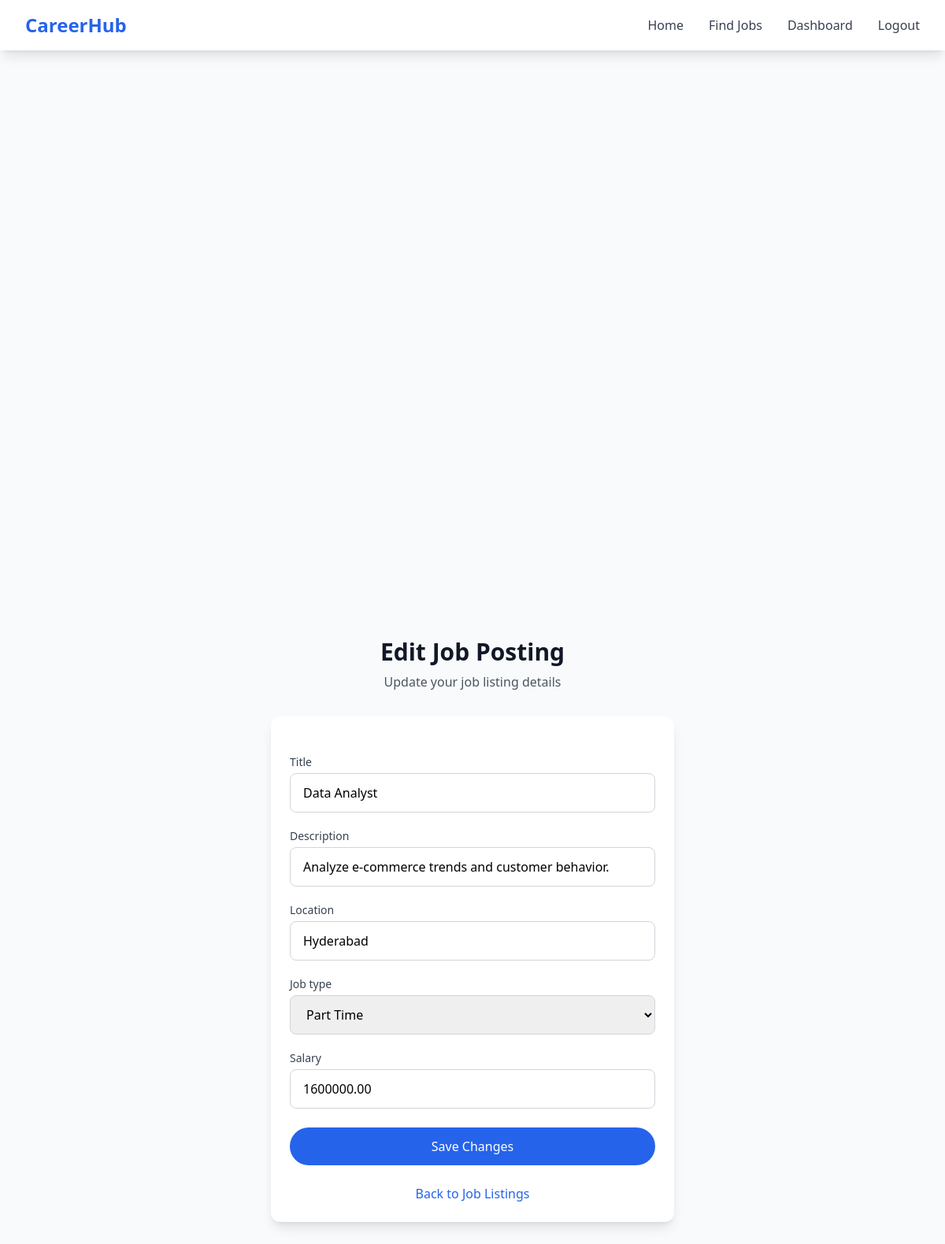
/jobs/39/edit/ (signed in), run on the app's committed database.
### hub_apps/jobs/models.py (models this page shows, shortened)
class Job(models.Model):
    JOB_TYPE_CHOICES = [
        ('Full Time', 'Full Time'),
        ('Part Time', 'Part Time'),
        ('Freelance', 'Freelance'),
        ('Internship', 'Internship'),
    ]
    title = models.CharField(max_length=225)
    company = models.CharField(max_length=225)
    location = models.CharField(max_length=225)
    job_type = models.CharField(max_length=225, choices=JOB_TYPE_CHOICES, default='Full Time')
    salary = models.DecimalField(max_digits=10, decimal_places=2, null=True, blank=True)
    description = models.TextField()
    created_at = models.DateTimeField(auto_now_add=True)
    updated_at = models.DateTimeField(auto_now=True)
    posted_by = models.ForeignKey(settings.AUTH_USER_MODEL, on_delete=models.CASCADE)
    is_active = models.BooleanField(default=True)

### hub_apps/jobs/views.py (the view)
# urls.py: path('<int:job_id>/edit/', edit_job, name='edit_job'),
@login_required
def edit_job(request, job_id):
    job = get_object_or_404(Job, id=job_id, posted_by=request.user)  # Ensure only the recruiter can edit
    if request.method == 'POST':
        form = JobForm(request.POST, instance=job)
        if form.is_valid():
            form.save()
            return redirect('list_jobs')  # Redirect after saving changes
    else:
        form = JobForm(instance=job)
    return render(request, 'jobs/edit_job.html', {'form': form, 'job': job})

### hub_apps/jobs/forms.py
class JobForm(forms.ModelForm):
    class Meta:
        model = Job
        fields = ['title', 'description', 'location', 'job_type', 'salary']
        widgets = {
            'description': forms.Textarea(attrs={'rows': 4}),
            'job_type': forms.Select(),  # Ensure Job Type is rendered as a dropdown
        }

### hub_apps/jobs/templates/jobs/edit_job.html (shortened to what this page needs)
{% extends 'base.html' %}
{% block content %}
    <div class="min-h-screen flex items-center justify-center bg-gray-50 py-12 px-4 sm:px-6 lg:px-8">
        <div class="max-w-lg w-full space-y-8">
            <div class="text-center">
                <h2 class="text-3xl font-bold text-gray-900">Edit Job Posting</h2>
                <p class="mt-2 text-gray-600">Update your job listing details</p>
            </div>
            <form method="POST" class="bg-white rounded-xl shadow-lg p-6 space-y-6">
                <div class="space-y-5">
                    {% for field in form %}
                        <div>
                            <label for="{{ field.id_for_label }}"
                                   class="block text-sm font-medium text-gray-700 mb-1">
                                {{ field.label }}
                            </label>
                            {% if field.name == 'job_type' %}
                                <select name="{{ field.name }}"
                                        id="{{ field.id_for_label }}"
                                        class="w-full px-4 py-3 rounded-lg border border-gray-300 focus:ring-2 focus:ring-blue-500 focus:border-blue-500 {% if field.errors %}border-red-500{% endif %}"
                                        {% if field.field.required %}required{% endif %}>
                                    {% for choice in field.field.choices %}
                                        <option value="{{ choice.0 }}"
                                                {% if field.value == choice.0 %}selected{% endif %}>
                                            {{ choice.1 }}
                                        </option>
                                    {% endfor %}
                                </select>
                            {% else %}
                                <input type="{{ field.field.widget.input_type|default:'text' }}"
                                       name="{{ field.name }}"
                                       id="{{ field.id_for_label }}"
                                       class="w-full px-4 py-3 rounded-lg border border-gray-300 focus:ring-2 focus:ring-blue-500 focus:border-blue-500 {% if field.errors %}border-red-500{% endif %}"
                                       placeholder="{{ field.label }}"
                                       value="{{ field.value|default:'' }}"
                                       {% if field.field.required %}required{% endif %}>
                            {% endif %}
                        </div>
                    {% endfor %}
                </div>
                <button type="submit"
                        class="w-full px-6 py-3 bg-blue-600 text-white font-medium rounded-full hover:bg-blue-700 focus:ring-2 focus:ring-blue-500 focus:ring-offset-2 transition">
                    Save Changes
                </button>
                <div class="text-center">
                    <a href="{% url 'list_jobs' %}"
                       class="text-blue-600 hover:text-blue-800 transition">
                        Back to Job Listings
                    </a>
                </div>
            </form>
        </div>
    </div>
{% endblock %}

### data on the page
Job: title "Data Analyst" "Analyze e-commerce trends and customer behavior." "Hyderabad" "1600000.00", job_type "Part Time"

### other printed values
{{ field.label }} "Title" "Description" "Location" "Job type" "Salary"
